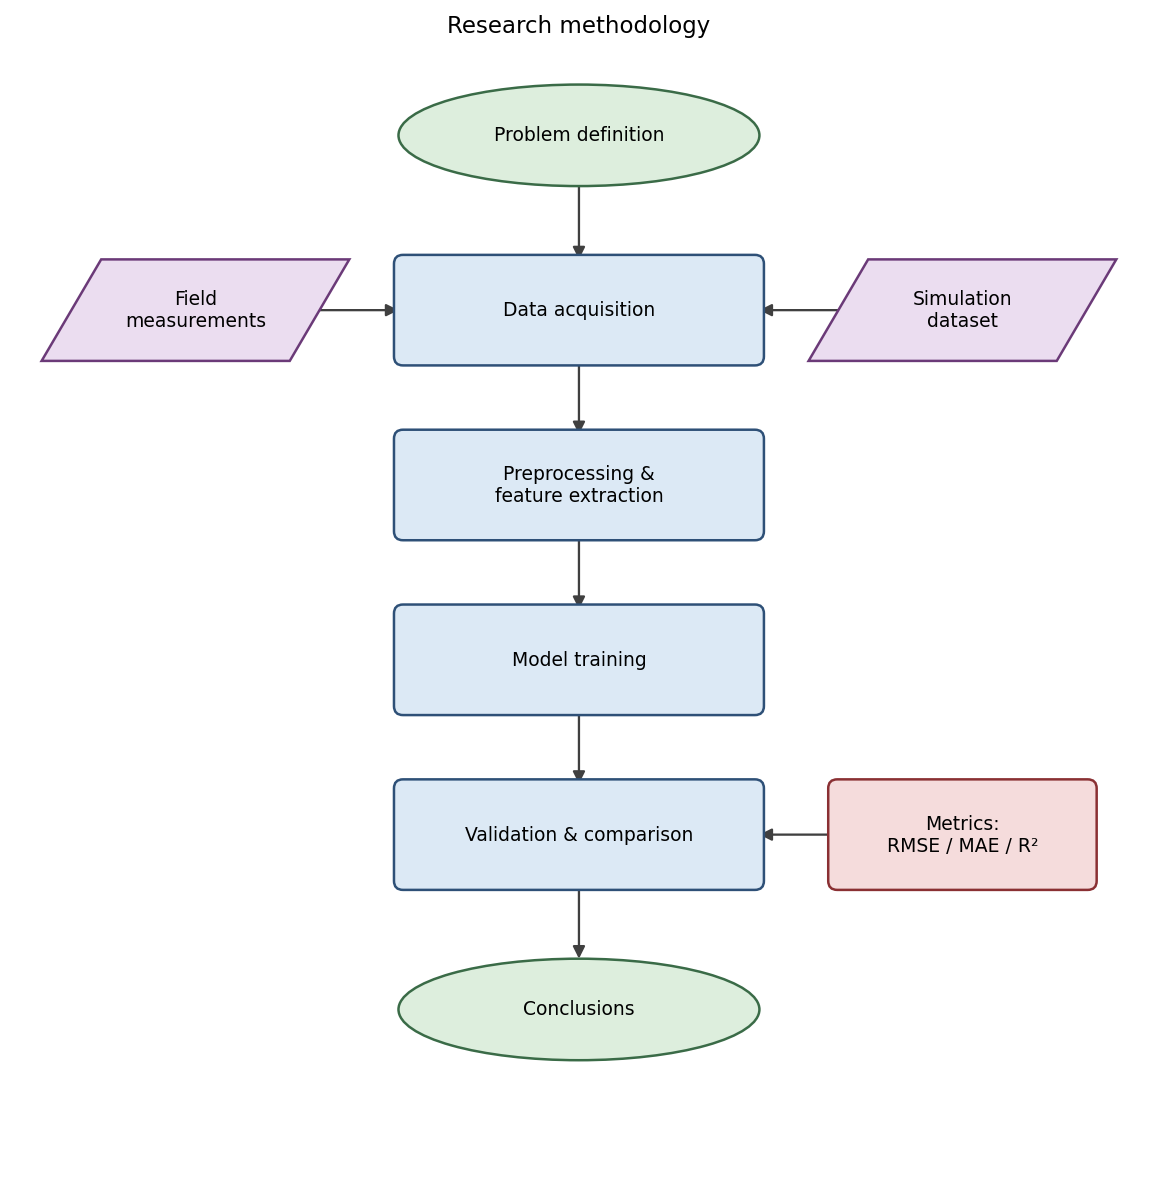

Write Python code to recreate this figure.
"""flowchart_methodology: 论文研究方法流程图（线性主干 + 双列输入）."""
import sys, os; sys.path.insert(0, os.path.join(os.path.dirname(os.path.abspath(__file__)), '..', '..', '_utils', 'python'))
import matplotlib.pyplot as plt
from theme import apply_theme
from diagram import new_canvas, box, arrow, vflow

def make_figure(title='Research methodology'):
    apply_theme()
    fig, ax = new_canvas(10, 10)
    main = vflow(ax, 5, 9.2, [
        ('Problem definition', 'oval'),
        ('Data acquisition', 'box'),
        ('Preprocessing &\nfeature extraction', 'box'),
        ('Model training', 'box'),
        ('Validation & comparison', 'box'),
        ('Conclusions', 'oval')], gap=1.55, w=3.2)
    src1 = box(ax, 1.6, 7.65, 'Field\nmeasurements', kind='parallelogram', w=2.2)
    src2 = box(ax, 8.4, 7.65, 'Simulation\ndataset', kind='parallelogram', w=2.2)
    arrow(ax, src1, main[1]); arrow(ax, src2, main[1])
    crit = box(ax, 8.4, 3.0, 'Metrics:\nRMSE / MAE / R²', kind='process_alt', w=2.3)
    arrow(ax, crit, main[4])
    ax.set_title(title, fontsize=11)
    fig.tight_layout()
    return fig

if __name__ == '__main__':
    fig = make_figure(); fig.savefig(__file__.replace('.py', '.png'), dpi=150)
